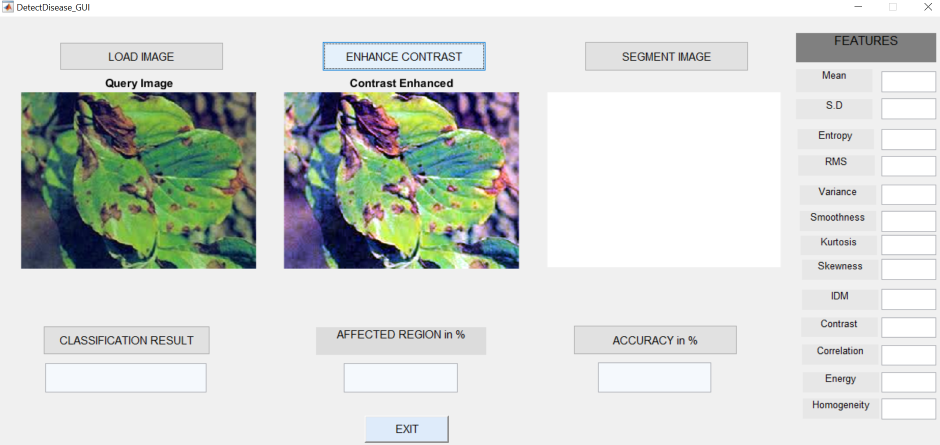
%> input picture images/Contrast_enhancement.png, 1879 x 890 px (shown at 1/2 size)
$ octave Detect.m   (GNU Octave 9; MATLAB toolbox functions it lacks are replaced by stand-ins)
%> lines starting %> are read from the running program, lines starting %| are printed output that depends on the picture; in (x1, y1, x2, y2) boxes, pixels count from 0 and x2, y2 are one past the last pixel; in counts of white or black regions, pixels touching at a corner belong together; the program's own positions count from 1
clc
close all
clear all

[filename, pathname] = uigetfile({'*.*';'*.bmp';'*.jpg';'*.gif'}, 'Pick a Leaf Image File');
%> the answer given: images/Contrast_enhancement.png
I = imread([pathname,filename]);
%> I is the input picture: size 890x1879x3 uint8; mean R, G, B 210, 214.6, 210.5
I = imresize(I,[256,256]);
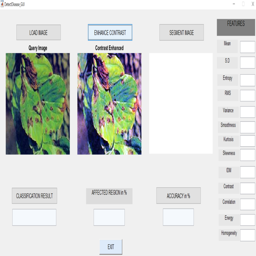
%> I: size 256x256x3 uint8; mean R, G, B 209.9, 214.5, 210.5
%figure, imshow(I); title('Query Leaf Image');

% Enhance Contrast
I = imadjust(I,stretchlim(I));
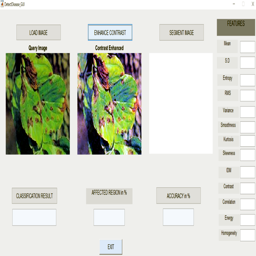
%> I: size 256x256x3 uint8; mean R, G, B 208.1, 212.2, 199.6
figure, imshow(I);title('Contrast Enhanced');

I_Otsu = im2bw(I,graythresh(I));
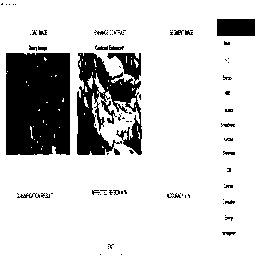
%> I_Otsu: size 256x256 logical; 81.7% white; 93 black regions (72 under 20 px), largest, box (x1, y1, x2, y2) and area: (6, 53, 70, 155) 6401, (77, 53, 142, 155) 4026, (217, 19, 255, 36) 646
%> (the run ends here)

$ run again, on images/Features.png
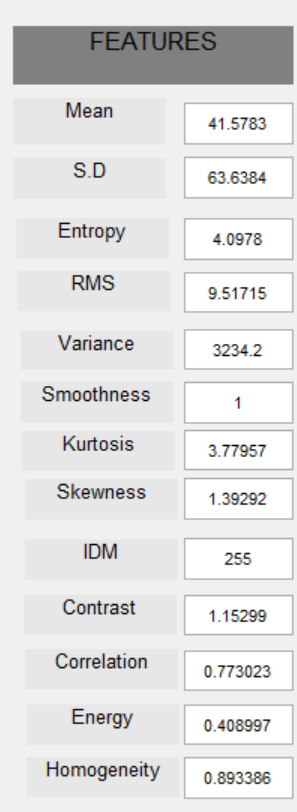
%> input picture images/Features.png, 297 x 812 px
%> I is the input picture: size 812x297x3 uint8; mean R, G, B 224.4, 224.3, 224.6
%> `I = imadjust(I,stretchlim(I));`:
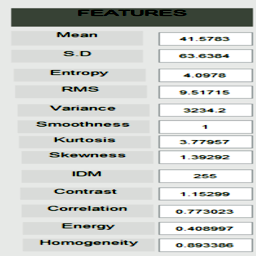
%> I: size 256x256x3 uint8; mean R, G, B 206.9, 209.6, 206.8
%> `I_Otsu = im2bw(I,graythresh(I));`:
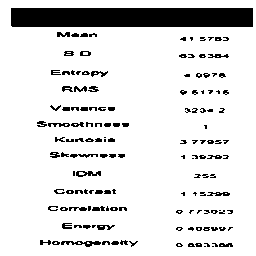
%> I_Otsu: size 256x256 logical; 87.9% white; 144 black regions (64 under 20 px), largest, box (x1, y1, x2, y2) and area: (11, 8, 253, 27) 4597, (61, 241, 101, 247) 124, (76, 171, 101, 177) 90

$ run again, on images/Model.png
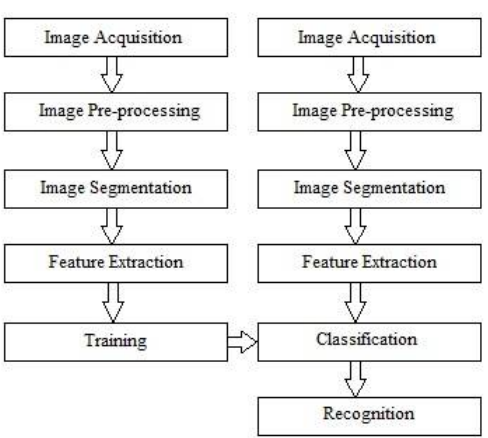
%> input picture images/Model.png, 488 x 438 px
%> I is the input picture: size 438x488x3 uint8; mean R, G, B 235.9, 236, 235.8
%> `I = imadjust(I,stretchlim(I));`:
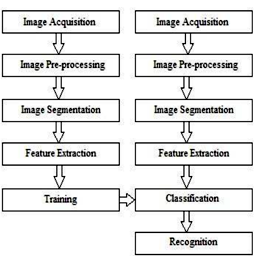
%> I: size 256x256x3 uint8; mean R, G, B 226.8, 226.8, 226.7
%> `I_Otsu = im2bw(I,graythresh(I));`:
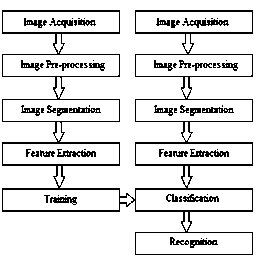
%> I_Otsu: size 256x256 logical; 87.4% white; black in thin lines or dots

$ run again, on images/Query_image.png
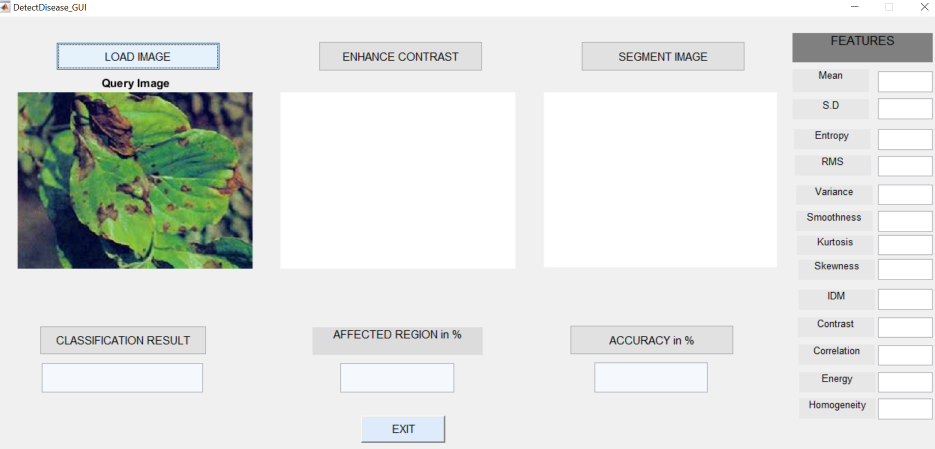
%> input picture images/Query_image.png, 1869 x 898 px (shown at 1/2 size)
%> I is the input picture: size 898x1869x3 uint8; mean R, G, B 223.2, 226.5, 223.7
%> `I = imadjust(I,stretchlim(I));`:
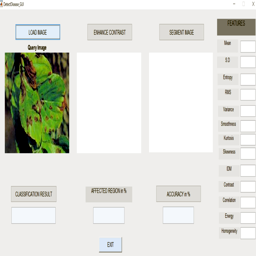
%> I: size 256x256x3 uint8; mean R, G, B 221.1, 223.1, 215.4
%> `I_Otsu = im2bw(I,graythresh(I));`:
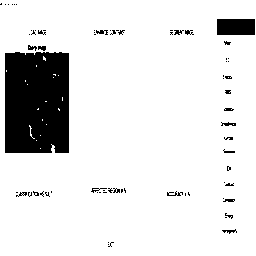
%> I_Otsu: size 256x256 logical; 88.3% white; 71 black regions (53 under 20 px), largest, box (x1, y1, x2, y2) and area: (5, 52, 69, 153) 6329, (217, 19, 255, 35) 608, (167, 191, 183, 196) 39
